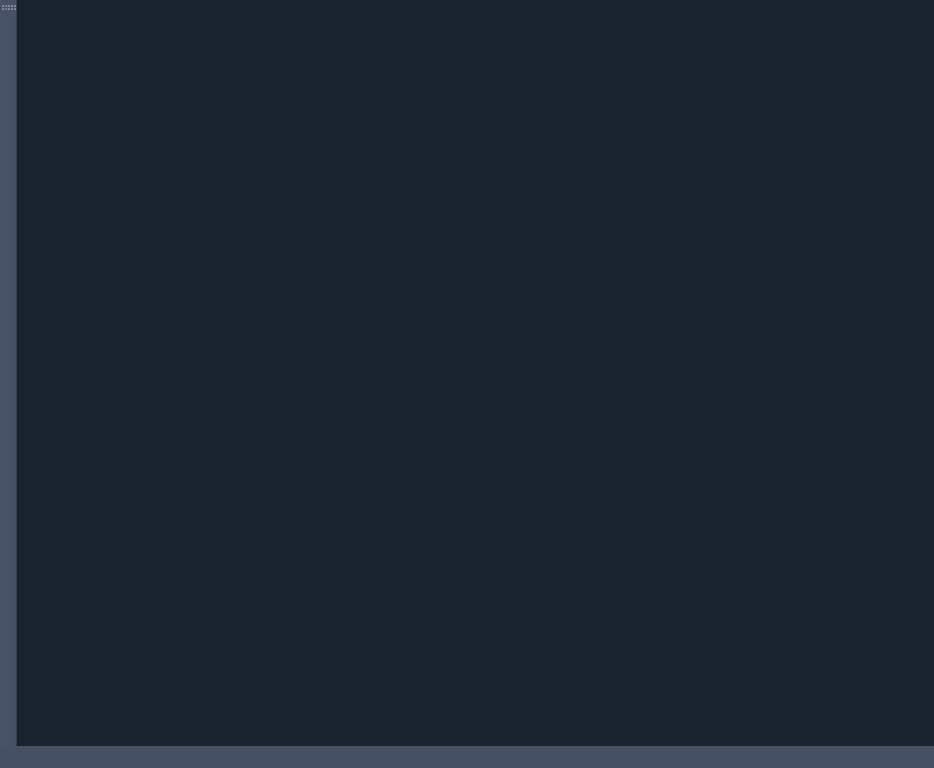
<?xml version="1.0" encoding="UTF-8"?>
<ui version="4.0">
 <class>IntegrateWindow</class>
 <widget class="QMainWindow" name="IntegrateWindow">
  <property name="geometry">
   <rect>
    <x>0</x>
    <y>0</y>
    <width>934</width>
    <height>768</height>
   </rect>
  </property>
  <property name="windowTitle">
   <string>IntegrateWindow</string>
  </property>
  <property name="styleSheet">
   <string notr="true">background-color: rgb(70, 80, 100);</string>
  </property>
  <widget class="QWidget" name="centralwidget">
   <layout class="QVBoxLayout" name="verticalLayout">
    <property name="leftMargin">
     <number>0</number>
    </property>
    <property name="topMargin">
     <number>0</number>
    </property>
    <property name="rightMargin">
     <number>0</number>
    </property>
    <property name="bottomMargin">
     <number>0</number>
    </property>
    <item>
     <widget class="QStackedWidget" name="stackedWidget">
      <property name="styleSheet">
       <string notr="true">background-color: rgb(25, 35, 45);</string>
      </property>
      <widget class="QWidget" name="cell_page">
       <layout class="QVBoxLayout" name="verticalLayout_9">
        <property name="leftMargin">
         <number>0</number>
        </property>
        <property name="topMargin">
         <number>0</number>
        </property>
        <property name="rightMargin">
         <number>0</number>
        </property>
        <property name="bottomMargin">
         <number>0</number>
        </property>
        <item>
         <layout class="QVBoxLayout" name="cell_verticalLayout">
          <property name="spacing">
           <number>6</number>
          </property>
          <property name="bottomMargin">
           <number>0</number>
          </property>
         </layout>
        </item>
       </layout>
      </widget>
      <widget class="QWidget" name="neural_page">
       <layout class="QVBoxLayout" name="verticalLayout_10">
        <property name="leftMargin">
         <number>0</number>
        </property>
        <property name="topMargin">
         <number>0</number>
        </property>
        <property name="rightMargin">
         <number>0</number>
        </property>
        <property name="bottomMargin">
         <number>0</number>
        </property>
        <item>
         <layout class="QVBoxLayout" name="neural_verticalLayout"/>
        </item>
       </layout>
      </widget>
      <widget class="QWidget" name="vessel_page">
       <layout class="QVBoxLayout" name="verticalLayout_8">
        <property name="leftMargin">
         <number>0</number>
        </property>
        <property name="topMargin">
         <number>0</number>
        </property>
        <property name="rightMargin">
         <number>0</number>
        </property>
        <property name="bottomMargin">
         <number>0</number>
        </property>
        <item>
         <layout class="QVBoxLayout" name="vessel_verticalLayout"/>
        </item>
       </layout>
      </widget>
      <widget class="QWidget" name="nnUNet_page">
       <layout class="QVBoxLayout" name="verticalLayout_2">
        <property name="leftMargin">
         <number>0</number>
        </property>
        <property name="topMargin">
         <number>0</number>
        </property>
        <property name="rightMargin">
         <number>0</number>
        </property>
        <property name="bottomMargin">
         <number>0</number>
        </property>
        <item>
         <layout class="QVBoxLayout" name="nnUNet_verticalLayout"/>
        </item>
       </layout>
      </widget>
     </widget>
    </item>
   </layout>
  </widget>
  <widget class="QStatusBar" name="statusbar">
   <property name="statusTip">
    <string/>
   </property>
  </widget>
  <widget class="QToolBar" name="toolBar">
   <property name="windowTitle">
    <string>toolBar</string>
   </property>
   <property name="movable">
    <bool>true</bool>
   </property>
   <property name="orientation">
    <enum>Qt::Vertical</enum>
   </property>
   <property name="floatable">
    <bool>false</bool>
   </property>
   <attribute name="toolBarArea">
    <enum>LeftToolBarArea</enum>
   </attribute>
   <attribute name="toolBarBreak">
    <bool>false</bool>
   </attribute>
  </widget>
  <action name="CellAnalysisAction">
   <property name="text">
    <string>胞体识别</string>
   </property>
  </action>
  <action name="NeuralAnalysisAction">
   <property name="text">
    <string>神经识别</string>
   </property>
  </action>
  <action name="BloodVessalAnalysisAction">
   <property name="text">
    <string>血管识别</string>
   </property>
  </action>
  <action name="CellAlterAction">
   <property name="text">
    <string>胞体修订</string>
   </property>
  </action>
  <action name="NeuralAlterAction">
   <property name="text">
    <string>神经修订</string>
   </property>
  </action>
  <action name="BloodVesselAlterAction">
   <property name="text">
    <string>血管修订</string>
   </property>
  </action>
 </widget>
 <resources/>
 <connections/>
</ui>
